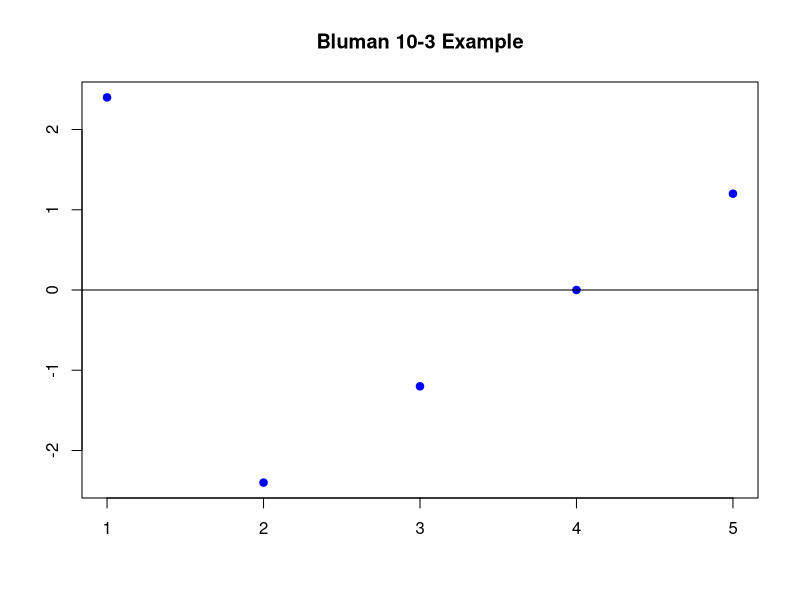
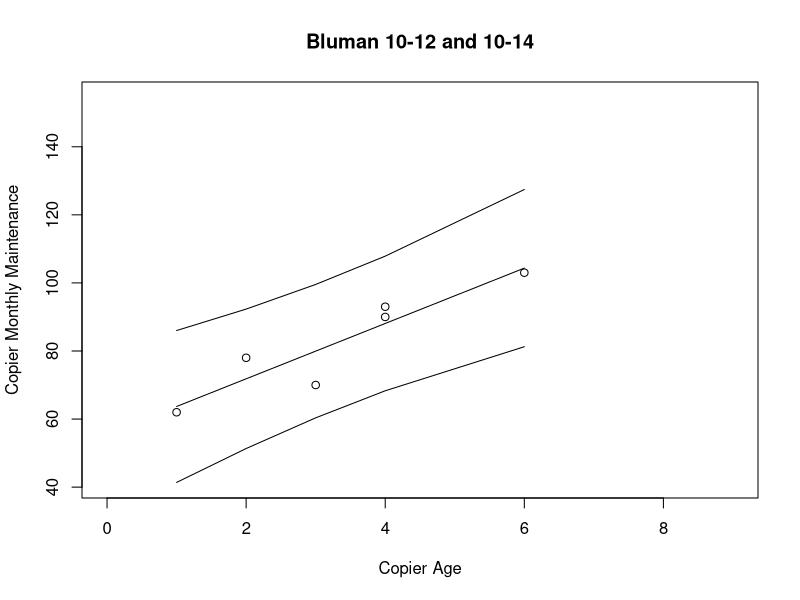
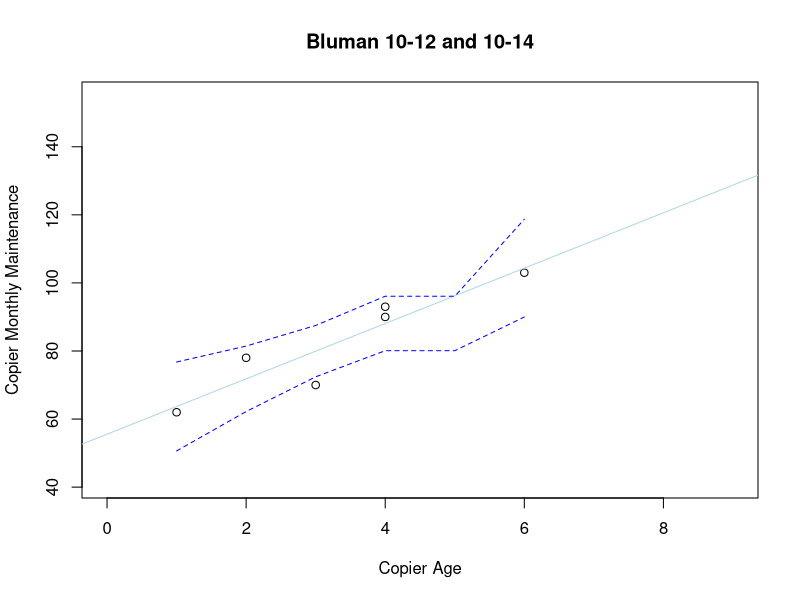
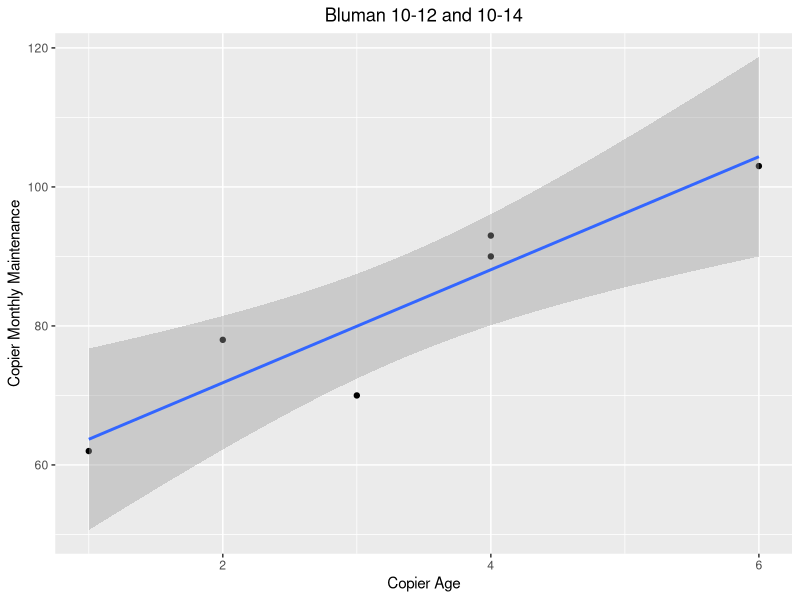

Here is the R script that generated these plots, in order: (Note: this script raises an error after producing the figures.)

###########################################
#   ALY6010 -- Professor Dan Koloski      #
#   Week 6 Examples for R                 #
#   Using R as a calculator               #
#   Date:   April 5, 2021                #
###########################################

##### Setup ##########
#print name
print("Dan Koloski")



######################Bluman Example from Section 10-3 page 580 #####################

# clear everything out
rm(list=ls())
dev.off()



x <- c(1,2,3,4,5)
y <- c(10,8,12,16,20)

# calculate r
round(cor(x,y), digits=3)

# find the linear model
lm(y~x)

# create a data frame and add the y' predictions

bluman10.3 <- data.frame(x,y)

library(dplyr)
bluman10.3 <- mutate(bluman10.3, yprime=predict(lm(y~x), newdata=data.frame(x)))

bluman10.3

# find the mean of the y values and add to the table

bluman10.3 <- mutate(bluman10.3, 
                     ybar = mean(y), 
                     totvar=(y-ybar)^2, 
                     explvar=(yprime-ybar)^2,
                     unexplvar=(y-yprime)^2
                     )
bluman10.3

cat("Total Var =","Explained var + ", "Unexplained var")
cat("Total Var", sum(bluman10.3$totvar), "=","Explained var",sum(bluman10.3$explvar), "+ ", "Unexplained var", sum(bluman10.3$unexplvar))

bluman10.3 <- mutate(bluman10.3, 
                     residual=(y-yprime)
)
bluman10.3

plot(bluman10.3$x,bluman10.3$residual, main="Bluman 10-3 Example", xlab="",ylab="", pch = 19, col="blue")
abline(h=0)

# Calculate the Coefficient of Determination r^2

library(scales) #for percent function
percent(sum(bluman10.3$explvar)/sum(bluman10.3$totvar), accuracy=0.1)

# double check it manually by squaring r from the original x, y

percent(cor(x,y)^2, accuracy=0.1)



################BLUMAN EXAMPLE 10-12 and 10-14 ###############
# Given certain copy machine data about age and cost, find
# standard error of the estimate and the prediction interval about
# the predicted values for 95% confidence
# plot them

# clear everything out
rm(list=ls())
dev.off()


x <- c(1,2,3,4,4,6)
y <- c(62,78,70,90,93,103)

# find the linear model
lm(y~x)

# create a data frame and add the y' predictions

bluman10.12 <- data.frame(x,y)

library(dplyr)
bluman10.12 <- mutate(bluman10.12, 
                      yprime=round(
                                    predict(lm(y~x), 
                                            newdata=data.frame(x), 
                                            ),
                              digits=2))
bluman10.12

# find the mean of the y values and add to the table

bluman10.12 <- mutate(bluman10.12, 
                     yminusyprime=y-yprime, 
                     unexplvar=(y-yprime)^2
)
bluman10.12

n=nrow(bluman10.12)

sest <- sqrt(
              sum(bluman10.12$unexplvar)/(n-2)
              )
sest

#Bluman 10-14, find 95% CI for the monthly maintenance costs
# of a machine that is 3 years old

CI <-  0.95 #given
alpha <- 1-CI
t <- abs(qt(alpha/2,df=n-2))
xfuture=3 # given

interval <- t * sest * sqrt(1+(1/n)+
                        ((n*(xfuture-mean(x))^2/(n*sum(x^2)-sum(x)^2))))

yprimefuture <- bluman10.12$yprime[x=3]

lowerCI <- yprimefuture - interval
upperCI <- yprimefuture + interval

cat(lowerCI,"<y<",upperCI)

# calculate the interval for each point on the table and add to the df
bluman10.12 <- mutate (bluman10.12, 
                       interval=t * sest * sqrt(1+(1/n)+
                            ((n*(x-mean(x))^2/(n*sum(x^2)-sum(x)^2))))
                         )
bluman10.12

plot(bluman10.12$x,bluman10.12$y,
     main="Bluman 10-12 and 10-14",
     xlab="Copier Age",
     ylab="Copier Monthly Maintenance",
     xlim=c(0,max(bluman10.12$x)*1.5),
     ylim=c(min(bluman10.12$y)/1.5,max(bluman10.12$y)*1.5)
     )
lines(bluman10.12$x, bluman10.12$yprime)
lines(bluman10.12$x, bluman10.12$yprime-bluman10.12$interval)
lines(bluman10.12$x, bluman10.12$yprime+bluman10.12$interval)

# or have r do all the work for you
model <- lm(bluman10.12$y~bluman10.12$x)
model
futurex = seq(min(bluman10.12$x),max(bluman10.12$x),by = 1)
conf_interval <- predict(model, newdata=data.frame(x=futurex), 
                         interval="confidence",
                         level = 0.95)
plot(bluman10.12$x,bluman10.12$y,
     main="Bluman 10-12 and 10-14",
     xlab="Copier Age",
     ylab="Copier Monthly Maintenance",
     xlim=c(0,max(bluman10.12$x)*1.5),
     ylim=c(min(bluman10.12$y)/1.5,max(bluman10.12$y)*1.5)
)
conf_interval
abline(model, col="lightblue")
lines(futurex, conf_interval[,2], col="blue", lty=2)
lines(futurex, conf_interval[,3], col="blue", lty=2)

# or do it in ggplot with just a few lines
# use se=TRUE in the geom_smooth function to plot the CI

library(ggplot2)

ggplot(data = bluman10.12, 
         aes(x = x, 
             y = y)) +
  geom_point() +
  geom_smooth(method = "lm", se = TRUE) +
  ggtitle("Bluman 10-12 and 10-14") +
  theme(plot.title = element_text(hjust = 0.5))+
  xlab("Copier Age") + 
  ylab("Copier Monthly Maintenance")

dev.off()


################CODE FOR SECTION 2 OF WEEK 6 LECTURE###############

# clear everything out
rm(list=ls())
dev.off()


############# Petal and Sepal Lengths Example ####################

require("datasets")
data("iris")
str(iris)

# plot overall data set and plot the overall regression line
plot(iris$Petal.Length ~ iris$Sepal.Length, 
     main="Iris Sepal vs Petal Lengths",
     xlab="Sepal Length",
     ylab="Petal Length")
abline(lm(Petal.Length ~ Sepal.Length, data=iris), col="blue")

# this is not a good model given dataset variability
dev.off()


# plot again and include species differentiators
plot(iris$Petal.Length ~ iris$Sepal.Length, 
     main="Iris Sepal vs Petal Lengths",
     xlab="Sepal Length",
     ylab="Petal Length",
     col=iris$Species
)
legend("topleft", 
       title = "Species",
       legend = levels(iris$Species),
       text.col = c(1:3),
)

# calculate and plot the linear regression model for 
# the "Excluded Category" (or base category) sestosa and other variants

reglineD0 <- lm(Petal.Length  ~ Sepal.Length + Species, data=iris)
reglineD0
#plot the 3 lines
abline(a=reglineD0$coefficients[1],b=reglineD0$coefficients[2],col=1)
abline(a=reglineD0$coefficients[1]+reglineD0$coefficients[3],b=reglineD0$coefficients[2],col=2)
abline(a=reglineD0$coefficients[1]+reglineD0$coefficients[4],b=reglineD0$coefficients[2],col=3)

dev.off()



############# Petal and Sepal Lengths Example 2 - Subsets ####################

require("datasets")
data("iris")
str(iris)

# plot again and include species differentiators
plot(iris$Petal.Length ~ iris$Sepal.Length, 
     main="Iris Sepal vs Petal Lengths",
     xlab="Sepal Length",
     ylab="Petal Length",
     col=iris$Species
)
legend("topleft", 
       title = "Species",
       legend = levels(iris$Species),
       text.col = c(1:3),
)

# calculate and plot the linear regression model for each subset
# this not only has a different y-intercept but has a separate slope
# for each category

levels(iris$Species)

#plot the 3 lines
abline(lm(Petal.Length  ~ Sepal.Length, data=subset(iris,Species=="setosa")),col=1)
abline(lm(Petal.Length  ~ Sepal.Length, data=subset(iris,Species=="versicolor")),col=2)
abline(lm(Petal.Length  ~ Sepal.Length, data=subset(iris,Species=="virginica")),col=3)


# plotting subset linear regressions using ggplot
library(ggplot2)

myplot2 <- 
  ggplot(data = iris, 
         aes(x = Sepal.Length, 
             y = Petal.Length, 
             col = Species)) +
  geom_point()
myplot2

myplot2 +
 geom_smooth(method = "lm", se = FALSE)  

dev.off()




###########################Regression Diagnostics###############

#PRE WORK -- delete any previous variables and plots
rm(list=ls())
dev.off()
opar <- par()


################ REGRESSION DIAGNOSTICS WITH scatterplotMatrix()##################

library(car)
scatterplotMatrix(iris)



data("iris")

fit2 <- lm(Petal.Length  ~ Sepal.Length, data=iris)
opar <- par()
par(mfrow=c(2,2))
plot(fit2)

par(opar)
dev.off()


############### Kabakoff p 183 Regression Diagnostics example#############
require("datasets")
data("women")
str(women)
women

par(opar)

# plot overall data set and plot the overall regression line
plot(women$weight ~ women$height, 
     main="Kabakoff page 183",
     xlab="Height",
     ylab="Weight")
fit <- lm(weight ~ height, data=women)
abline(fit, col="blue")


opar <- par()
par(mfrow=c(2,2))
plot(fit)

par(opar)
dev.off()




###############MULTIVARIATE REGRESSION######################

fit3 <- lm(Petal.Length  ~ Sepal.Length + Petal.Width, data=iris)
coefficients(fit3)
coefficients(fit2)
cat("y'=",coefficients(fit3)[1],"+",coefficients(fit3)[2],"x(Sepal.Length)","+", coefficients(fit3)[3],"x(Petal.Width)"," is the Linear Regression Equation.",sep=" ")

library(car)


scatter3d(x=iris$Petal.Length,
          y=iris$Sepal.Length, 
          z=iris$Petal.Width,
          groups=iris$Species,
          surface=TRUE)



######### R example scatterplots with CATS data #######

#PRE WORK -- delete any previous variables and plots
rm(list=ls())
dev.off()

library(MASS)
data("cats")

plot(cats$Bwt~cats$Hwt, 
     col=cats$Sex, 
     main="Scatter Plot of Cats Data",
     xlab="Body Weight (g)",
     ylab="Heart Weight (g)")
legend("topright", 
       title = "Gender",
       legend = c("Female","Male"),
       pch=1, 
       text.col = c(1,2),
       col = c(1,2)
)
covcats<-round(cov(cats$Bwt,cats$Hwt),digits=3)
corcats<-round(cor(cats$Bwt,cats$Hwt),digits=3)
text(x=17,y=2.5, labels=paste("Covariance (all cats):",covcats,sep=" "))
text(x=17,y=2.25, labels=paste("Correlation (all cats):",corcats,sep=" "))

# calculate r using cor.test

# use cor.test to hypothesis test the significance of the correlation
cor.test(x=cats$Hwt,y=cats$Bwt,
         alternative="two.sided",
         method="pearson",
         conf.level=.95
)

# make a linear model
reglinecatsoverall <- lm(cats$Bwt~cats$Hwt)


# run regression diagnostics  -- this is week 6, but a preview here!
summary(reglinecatsoverall)
par(mfrow = c(2,2))
plot(reglinecatsoverall)

dev.off()
par(mfrow = c(1,1))

# re-plot the cats data
plot(cats$Bwt~cats$Hwt, 
     col=cats$Sex, 
     main="Scatter Plot of Cats Data",
     xlab="Body Weight (g)",
     ylab="Heart Weight (g)")
legend("topright", 
       title = "Gender",
       legend = c("Female","Male"),
       pch=1, 
       text.col = c(1,2),
       col = c(1,2)
)
covcats<-round(cov(cats$Bwt,cats$Hwt),digits=3)
corcats<-round(cor(cats$Bwt,cats$Hwt),digits=3)
text(x=17,y=2.5, labels=paste("Covariance (all cats):",covcats,sep=" "))
text(x=17,y=2.25, labels=paste("Correlation (all cats):",corcats,sep=" "))


#calculate a regression line for the overall data set

reglinecatsoverall <- lm(Bwt~Hwt, data=cats)
reglinecatsoverall
summary(reglinecatsoverall)
abline(reglinecatsoverall, col="blue")

# what if we want to break out by gender?
dev.off()

plot(cats$Bwt~cats$Hwt, 
     col=cats$Sex, 
     main="Scatter Plot of Cats Data",
     xlab="Body Weight (g)",
     ylab="Heart Weight (g)")
legend("topright", 
       title = "Gender",
       legend = c("Female","Male"),
       pch=1, 
       text.col = c(1,2),
       col = c(1,2)
)
covcats<-round(cov(cats$Bwt,cats$Hwt),digits=3)
corcats<-round(cor(cats$Bwt,cats$Hwt),digits=3)
text(x=17,y=2.5, labels=paste("Covariance (all cats):",covcats,sep=" "))
text(x=17,y=2.25, labels=paste("Correlation (all cats):",corcats,sep=" "))


# now re-plot lines with dummy variable for Gender

# use the + Sex attribute in the linear model to create dummy variables
# r will assign the first dummy variable to the first factor value (F)
# then it will add an additional attribute for the second factor value (M)
reglinecatsbygender <- lm(Bwt~Hwt + Sex, data=cats)
reglinecatsbygender
reglinecatsoverall
summary(reglinecatsoverall)
summary(reglinecatsbygender)

# plot the original line that corresponds with D0 (this is the regular model)
abline(reglinecatsbygender, col="black")

# plot the second categorical line that corresponds with D1 (add the new coefficient to D0)
abline(a=reglinecatsbygender$coefficients[1]+reglinecatsbygender$coefficients[3],
       b=reglinecatsbygender$coefficients[2], col="red")

dev.off()


